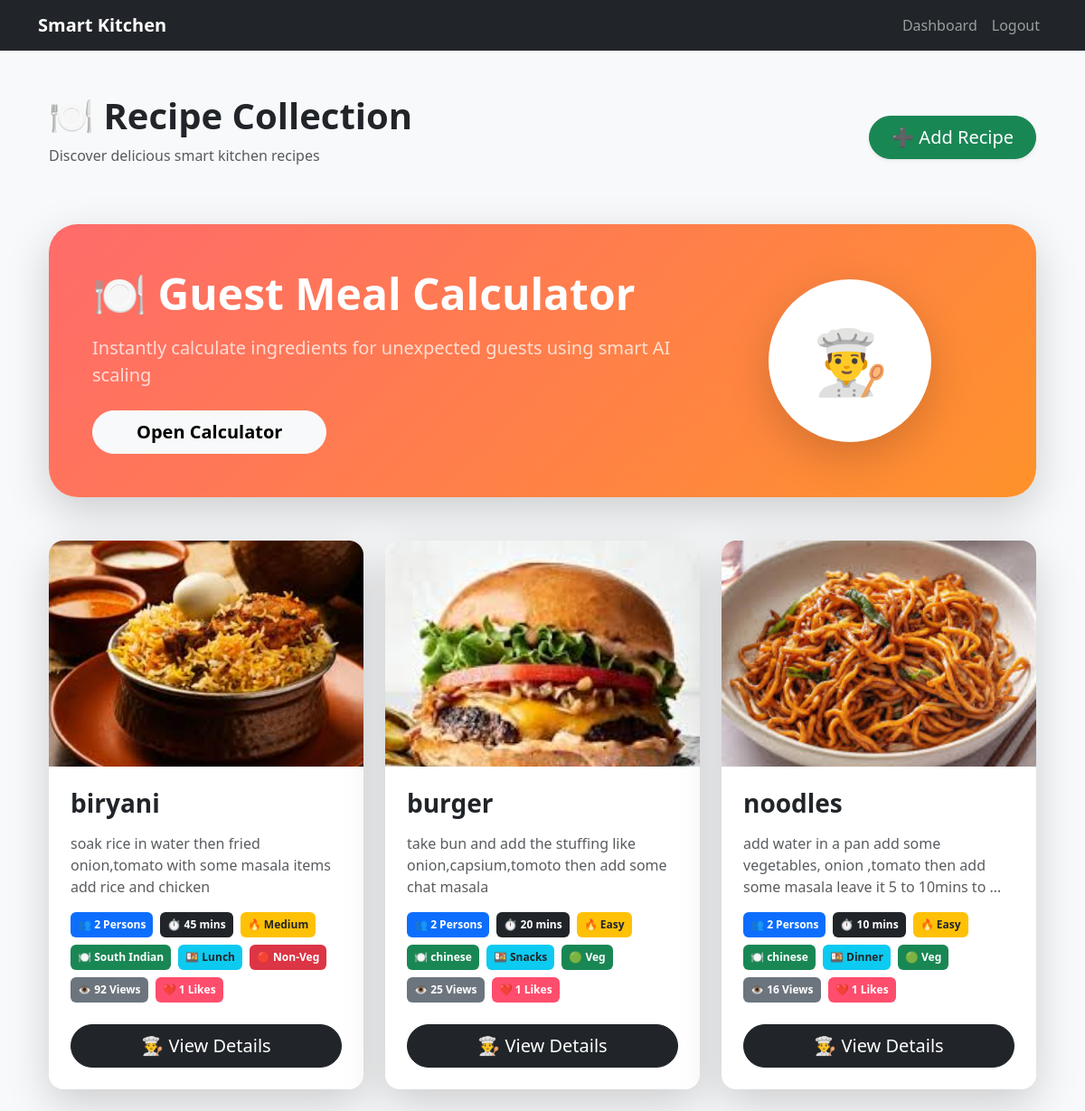
The app's page /api/recipes/ (signed in), older data.
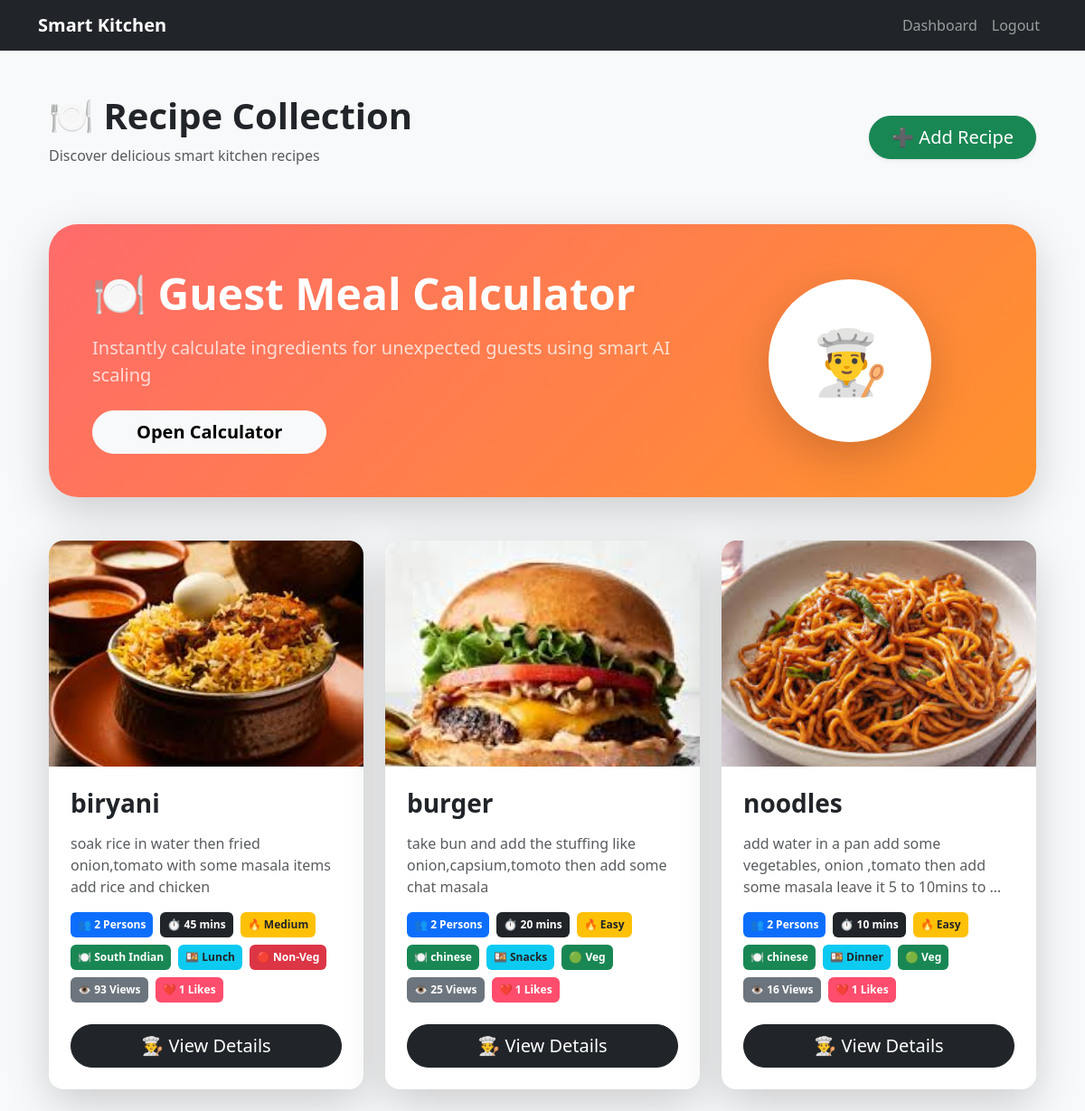
The same page, newer data.
### recipes/models.py (models this page shows, shortened)
class Recipe(models.Model):
    DIFFICULTY_CHOICES = [
        ('Easy', 'Easy'),
        ('Medium', 'Medium'),
        ('Hard', 'Hard')
    ]
    MEAL_TYPE_CHOICES = [
        ('Breakfast', 'Breakfast'),
        ('Lunch', 'Lunch'),
        ('Dinner', 'Dinner'),
        ('Snacks', 'Snacks'),
        ('Dessert', 'Dessert')
    ]
    FOOD_TYPE_CHOICES = [
        ('Veg', 'Veg'),
        ('Non-Veg', 'Non-Veg')
    ]
    name = models.CharField(max_length=100)
    tamil_name = models.CharField(
        max_length=200,
        blank=True,
        null=True
    )
    base_persons = models.IntegerField(default=2)
    servings = models.IntegerField(default=1)
    image = models.ImageField(
    upload_to='recipes/',null=True,blank=True)
    description = models.TextField()
    cooking_time = models.IntegerField(
        default=0
    )
    difficulty = models.CharField(
        max_length=20,
        choices=DIFFICULTY_CHOICES,
        default='Easy'
    )
    cuisine_type = models.CharField(
        max_length=100,
        default='South Indian'
    )
    meal_type = models.CharField(
        max_length=20,
        choices=MEAL_TYPE_CHOICES,
        default='Lunch'
    )
    food_type = models.CharField(
        max_length=20,
        choices=FOOD_TYPE_CHOICES,
        default='Veg'
    )
    views = models.IntegerField(
        default=0
    )
    likes = models.IntegerField(
        default=0
    )
    favorites = models.ManyToManyField(
        settings.AUTH_USER_MODEL,
        blank=True,
        related_name='favorite_recipes'
    )

### recipes/views.py (the view)
# urls.py: path('', recipe_list, name='recipe_list'),
@login_required
def recipe_list(request):
    recipes = Recipe.objects.all()
    return render(
        request,
        'recipes/recipe_list.html',
        {'recipes': recipes}
    )

### recipes/templates/recipes/recipe_list.html (shortened to what this page needs)
{% extends 'base.html' %}
{% block content %}
<div class="container mt-5">
    <div class="d-flex justify-content-between align-items-center mb-5 flex-wrap">
        <div>
            <h1 class="fw-bold">
                🍽️ Recipe Collection
            </h1>
            <p class="text-muted">
                Discover delicious smart kitchen recipes
            </p>
        </div>
        <a
            href="{% url 'recipe_create' %}"
            class="btn btn-success btn-lg rounded-pill px-4 shadow-sm"
        >
            ➕ Add Recipe
        </a>
    </div>
    <div class="card border-0 shadow-lg rounded-5 overflow-hidden mb-5 feature-card">
        <div
            class="p-5 text-white"
            style="
                background: linear-gradient(
                    135deg,
                    #ff6b6b,
                    #ff922b
                );
            "
        >
            <div class="row align-items-center">
                <div class="col-md-8">
                    <h1 class="fw-bold display-5 mb-3">
                        🍽️ Guest Meal Calculator
                    </h1>
                    <p class="fs-5 opacity-75 mb-4">
                        Instantly calculate ingredients
                        for unexpected guests using smart AI scaling
                    </p>
                    <a
                        href="/recipes/guest-meal/"
                        class="btn btn-light btn-lg rounded-pill px-5 fw-bold"
                    >
                        Open Calculator
                    </a>
                </div>
                <div class="col-md-4 text-center">
                    <div
                        class="bg-white rounded-circle d-inline-flex align-items-center justify-content-center shadow-lg"
                        style="
                            width:180px;
                            height:180px;
                            font-size:70px;
                        "
                    >
                        👨‍🍳
                    </div>
                </div>
            </div>
        </div>
    </div>
    <div class="row">
        {% for recipe in recipes %}
            <div class="col-md-4 mb-4">
                <div class="card shadow-lg border-0 h-100 rounded-4 overflow-hidden feature-card">
                    {% if recipe.image %}
                        <img
                            src="{{ recipe.image.url }}"
                            class="card-img-top"
                            style="
                                height:250px;
                                object-fit:cover;
                            "
                        >
                    {% endif %}
                    <div class="card-body p-4 d-flex flex-column">
                        <h3 class="fw-bold mb-3">
                            {{ recipe.name }}
                        </h3>
                        <p class="text-muted flex-grow-1">
                            {{ recipe.description|truncatewords:20 }}
                        </p>
                        <div class="mb-4">
                            <div class="d-flex gap-2 flex-wrap">
                                <span class="badge bg-primary p-2">
                                    👥 {{ recipe.base_persons }} Persons
                                </span>
                                <span class="badge bg-dark p-2">
                                    ⏱ {{ recipe.cooking_time }} mins
                                </span>
                                <span class="badge bg-warning text-dark p-2">
                                    🔥 {{ recipe.difficulty }}
                                </span>
                                <span class="badge bg-success p-2">
                                    🍽 {{ recipe.cuisine_type }}
                                </span>
                                <span class="badge bg-info text-dark p-2">
                                    🍱 {{ recipe.meal_type }}
                                </span>
                                {% if recipe.food_type == 'Veg' %}
                                    <span class="badge bg-success p-2">
                                        🟢 Veg
                                    </span>
                                {% else %}
                                    <span class="badge bg-danger p-2">
                                        🔴 Non-Veg
                                    </span>
                                {% endif %}
                                <span class="badge bg-secondary p-2">
                                    👁 {{ recipe.views }} Views
                                </span>
                                <span class="badge bg-pink p-2">
                                    ❤️ {{ recipe.favorites.all|length }} Likes
                                </span>
                            </div>
                        </div>
                        <a
                            href="{% url 'recipe_detail' recipe.id %}"
                            class="btn btn-dark btn-lg rounded-pill mt-auto"
                        >
                            👨‍🍳 View Details
                        </a>
                    </div>
                </div>
            </div>
        {% endfor %}
    </div>
</div>
{% endblock %}

### templates/base.html (shortened to what this page needs)
<!DOCTYPE html>
<html lang="en">
<head>
    <link href="https://cdn.jsdelivr.net/npm/bootstrap@5.3.3/dist/css/bootstrap.min.css"
          rel="stylesheet">
</head>
<body class="bg-light">
    {% include 'navbar.html' %}
    <div class="container mt-5">
        {% block content %}
        {% endblock %}
    </div>
</body>
</html>

### templates/navbar.html (shortened to what this page needs)
<nav class="navbar navbar-expand-lg navbar-dark bg-dark">
    <div class="container">
        <a class="navbar-brand fw-bold" href="/">
             Smart Kitchen
        </a>
         <div class="collapse navbar-collapse"
             id="navbarNav">
            <ul class="navbar-nav ms-auto">
                {% if user.is_authenticated %}
                    <li class="nav-item">
                        <a class="nav-link"
                           href="{% url 'dashboard' %}">
                            Dashboard
                        </a>
                    </li>
                    <li class="nav-item">
                        <a class="nav-link"
                           href="{% url 'logout' %}">
                            Logout
                        </a>
                    </li>
                {% endif %}
            </ul>
        </div>
    </div>
</nav>

### recipes/templates/recipes/recipe_list.html (style rules this page uses)
.feature-card { transition:0.3s; }
.bg-pink { background:#ff4d6d; }

Row changes from the older to the newer data that the page shows:
changed Recipe "biryani": views "92" → "93"
